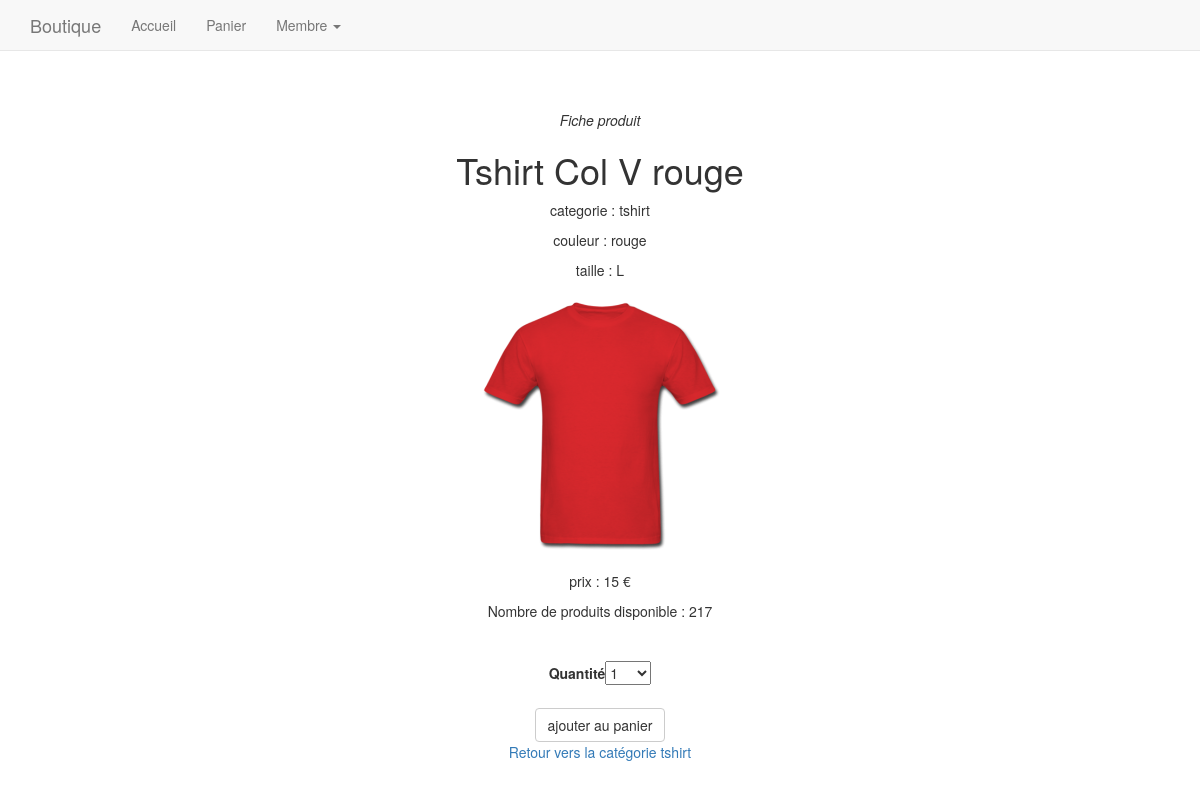
/site/fiche-produit.php?id_produit=2, run on the app's committed database.
### tables this page shows
CREATE TABLE `produit` (
  `id_produit` int(3) NOT NULL,
  `reference` varchar(20) NOT NULL,
  `categorie` varchar(20) NOT NULL,
  `titre` varchar(100) NOT NULL,
  `description` text NOT NULL,
  `couleur` varchar(20) NOT NULL,
  `taille` varchar(5) NOT NULL,
  `public` enum('m','f','mixte') NOT NULL,
  `photo` varchar(250) NOT NULL,
  `prix` int(3) NOT NULL,
  `stock` int(3) NOT NULL
);

### site/inc/init.php (called while the page is built, shortened)
<?php
$content = '';
?>

### site/fiche-produit.php (the view, shortened to what this page needs)
<?php require_once('inc/init.php'); ?>
<?php
    if(isset($_GET['id_produit']))
    {
        $r = $pdo-> query("SELECT * FROM produit WHERE id_produit= '$_GET[id_produit]' ");
    }
    $produit = $r-> fetch(PDO::FETCH_ASSOC);
    $content .= "<h1>$produit[titre]</h1>";
    $content .= "<p> categorie : $produit[categorie] </p>";
    $content .= "<p> couleur : $produit[couleur] </p>";
    $content .= "<p> taille : $produit[taille] </p>";
    $content .= "<p> <img src=\"$produit[photo]\"></p>";
    $content .= "<p> prix : $produit[prix] €</p>";
    if($produit['stock'] > 0)
    {
        $content .= "Nombre de produits disponible : $produit[stock] <br>";
        $content .= "<form method = \"post\" action=\"panier.php\">";
        $content .=  "<input type=\"hidden\" name=\"id_produit\" value=\"$produit[id_produit]\"> <br></br>";
        $content .= "<label for=\"quantite\"> Quantité </label>";
        $content .= "<select name=\"quantite\" id=\"quantite\">";
        for($i = 1; $i <= $produit['stock']; $i++)
        {
            $content .= "<option>$i</option>";
        }
        $content .= "</select> <br><br>";
        $content .= "<input type= \"submit\" value=\" ajouter au panier\" name=\"ajout_panier\" class=\"btn btn-default\" <br><br>";
        $content .= "</form>";
    }
    else
    {
        $content .= "<p>Rupture de stock</p>";
    }
    $content .= "<a href=\"sindex.php?categorie=$produit[categorie]\">Retour vers la catégorie
    $produit[categorie]</a>";
?>
<?php require_once('inc/haut.php');?>
<em> Fiche produit </em>
<?= $content?>
<?php require_once('inc/bas.php');?>

### site/inc/css/style.css (style rules this page uses)
body { padding-top: 70px; }

### data on the page
produit: titre "Tshirt Col V rouge", categorie "tshirt", couleur "rouge", taille "L", photo (picture), prix "15", stock "217"

### other printed values
form field quantite "1"
